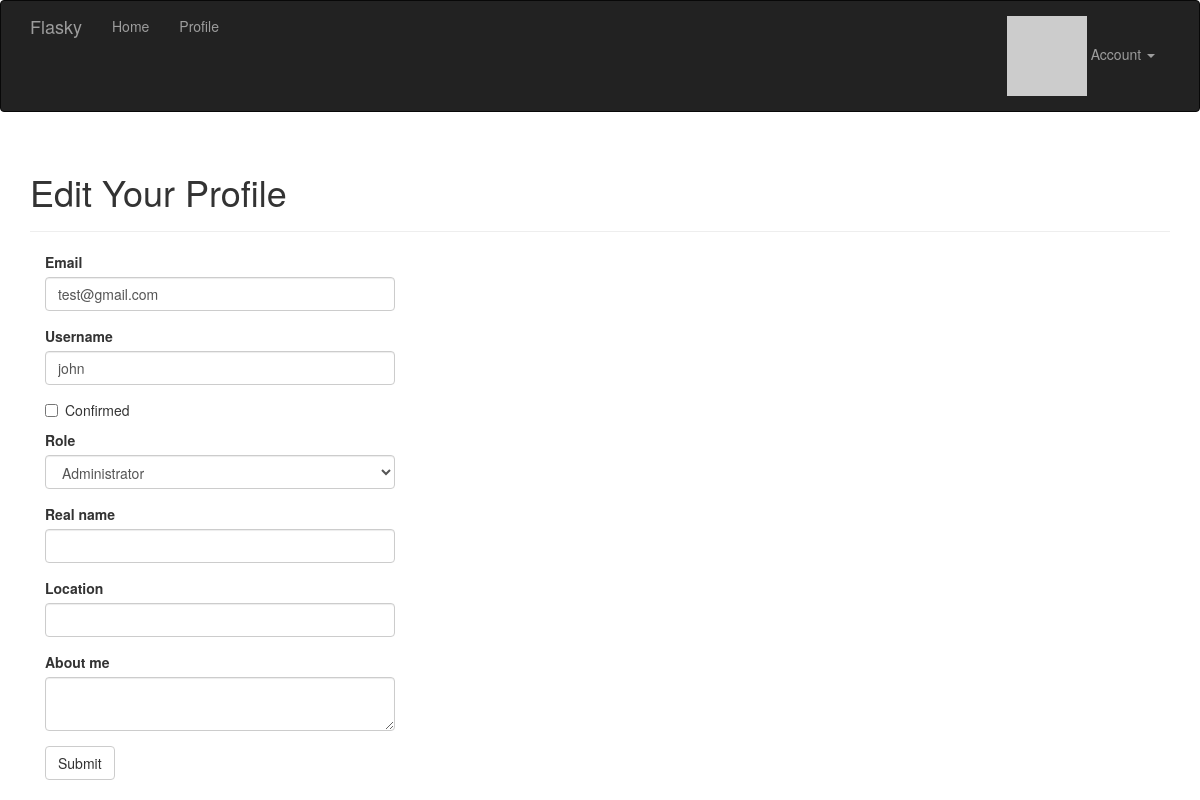
/edit-profile/1 (signed in), run on the app's committed database.
### app/models.py (models this page shows, shortened)
class User(UserMixin, db.Model):
    __tablename__ = 'users'
    id = db.Column(db.Integer, primary_key=True)
    username = db.Column(db.String(64), unique=True, index=True)
    email = db.Column(db.String(64), unique=True, index=True)  # 讓使用者可以用email 登入
    role_id = db.Column(db.Integer, db.ForeignKey('roles.id'))
    password_hash = db.Column(db.String(128))
    confirmed = db.Column(db.Boolean, default=False)  # 帳號確認狀態
    name = db.Column(db.String(64))  # 本名
    location = db.Column(db.String(64))
    about_me = db.Column(db.Text())
    member_since = db.Column(db.DateTime(), default=datetime.utcnow)  # 建立時間
    last_seen = db.Column(db.DateTime(), default=datetime.utcnow)  # 上次訪問時間
    avatar_hash = db.Column(db.String(32))  # 儲存頭像URL用
    @property  # property 是只能讀取的屬性特性
    def password(self):
        raise AttributeError('password is not a readable attribute')
    def can(self, perm):
        return self.role is not None and self.role.has_permission(perm)
    def ping(self):
        self.last_seen = datetime.utcnow()
        db.session.add(self)
    def gravatar_hash(self):  # 產生email MD5 hash值
        return hashlib.md5(self.email.lower().encode('utf-8')).hexdigest()
    def gravatar(self, size=100, default='identicon', rating='g'): # 產生gravatar的URL
        url = 'https://secure.gravatar.com/avatar'
        hash = self.avatar_hash or self.gravatar_hash()
        return f'{url}/{hash}?s={size}&d={default}&r={rating}'

### app/main/views.py (the view, shortened to what this page needs)
@main.route('/edit-profile/<int:id>', methods=['GET', 'POST'])
@login_required
@admin_required
def edit_profile_admin(id):
    user = User.query.get_or_404(id)  # 若找不到此id 回傳404
    form = EditProfileAdminForm(user=user)
    form.email.data = user.email
    form.username.data = user.username
    form.confirmed.data = user.confirmed
    form.role.data = user.role_id
    form.name.data = user.name
    form.location.data = user.location
    form.about_me.data = user.about_me
    return render_template('edit_profile.html', form=form, user=user)

### app/main/forms.py (shortened to what this page needs)
class EditProfileAdminForm(FlaskForm):  # 管理員使用表單
    email = StringField('Email', validators=[DataRequired(), Length(1, 64),
                                             Email()])
    username = StringField('Username', validators=[
        DataRequired(), Length(1, 64),
        Regexp('^[A-Za-z][A-Za-z0-9_.]*$', 0,
               'Usernames must have only letters, numbers, dots or '
               'underscores')])
    confirmed = BooleanField('Confirmed')
    role = SelectField('Role', coerce=int)  # 定義下拉式選單欄位, coerce 指定key為整數
    name = StringField('Real name', validators=[Length(0, 64)])
    location = StringField('Location', validators=[Length(0, 64)])
    about_me = TextAreaField('About me')
    submit = SubmitField('Submit')
    def __init__(self, user, *args, **kwargs):
        super(EditProfileAdminForm, self).__init__(*args, **kwargs)
        self.role.choices = [(role.id, role.name)
                             for role in Role.query.order_by(Role.name).all()]  # 將角色依造字母順序排序
        self.user = user

### app/auth/views.py (called while the page is built)
@auth.before_app_request  # 註冊成全域的裝飾器
def before_request():
    if current_user.is_authenticated:  # 如果使用者有登入下的判斷
        current_user.ping()  # 每次都執行 更新上次登入時間
        if not current_user.confirmed and request.endpoint \
            and request.blueprint != 'auth' and request.endpoint != 'static':
            return redirect(url_for('auth.unconfirmed'))

### app/main/__init__.py (called while the page is built)
@main.app_context_processor
def inject_permissions():
    return dict(Permission=Permission)

### app/models.py (called while the page is built)
@login_manager.user_loader  # 向flask-login 註冊此函式
def load_user(user_id):
    return User.query.get(int(user_id))

    def has_permission(self, perm):
        return self.permissions & perm == perm

### app/templates/edit_profile.html (shortened to what this page needs)
{% extends "base.html" %}
{% import "bootstrap/wtf.html" as wtf %}
{% block page_content %}
<div class="page-header">
    <h1>Edit Your Profile</h1>
</div>
<div class="col-md-4">
    {{ wtf.quick_form(form) }}
</div>
{% endblock %}

### data on the page
User: email "test@gmail.com", username "john", role "Administrator"
